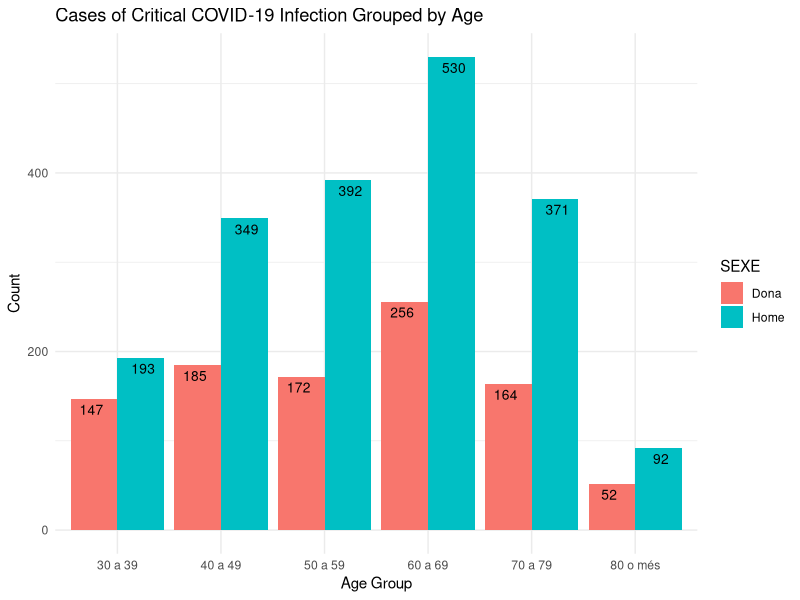
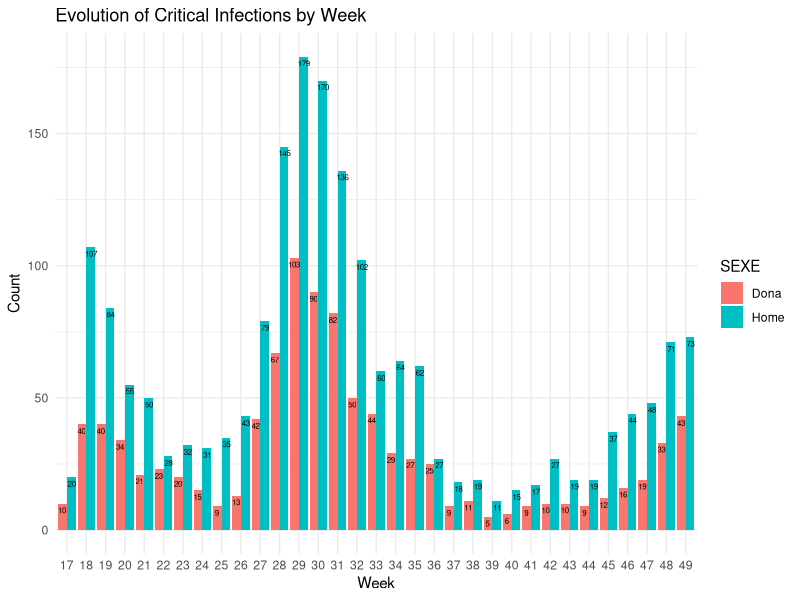
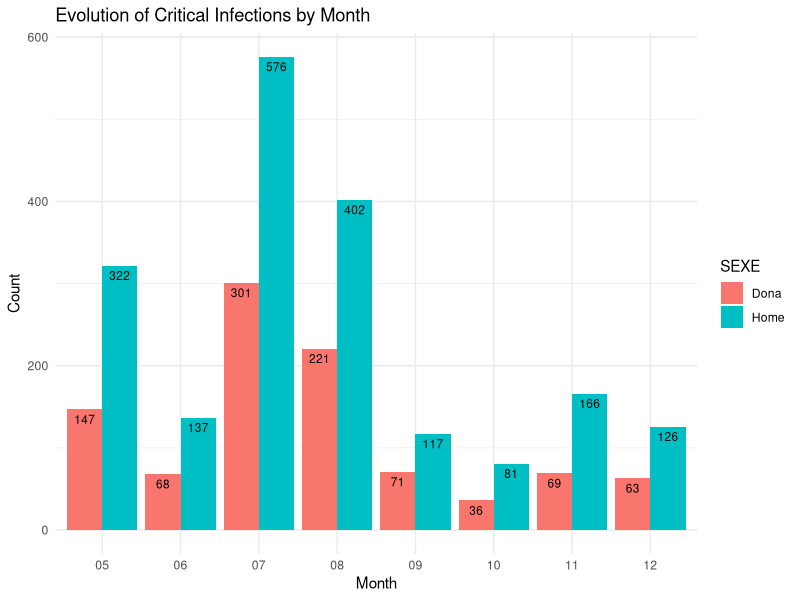
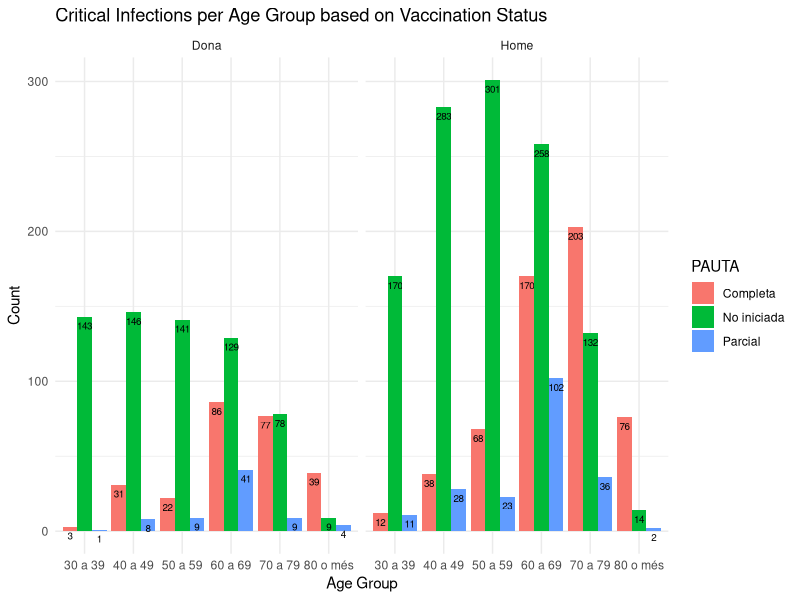
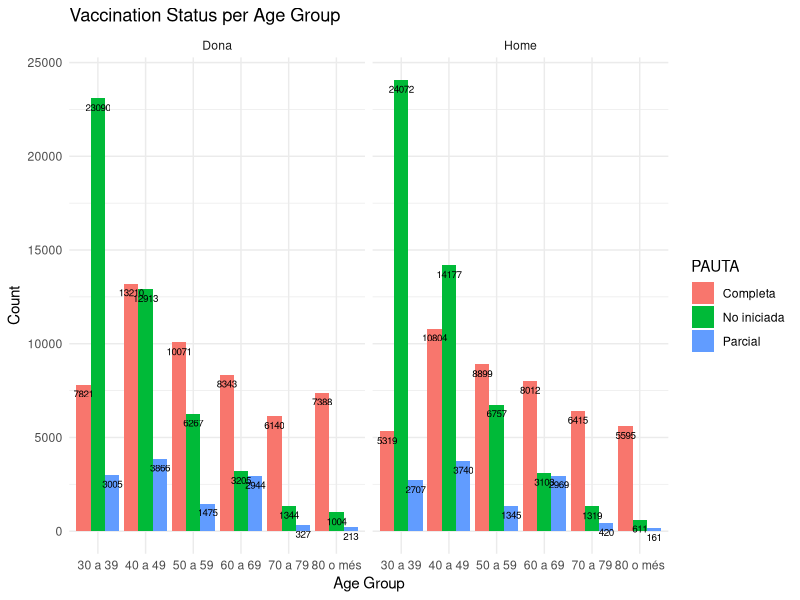
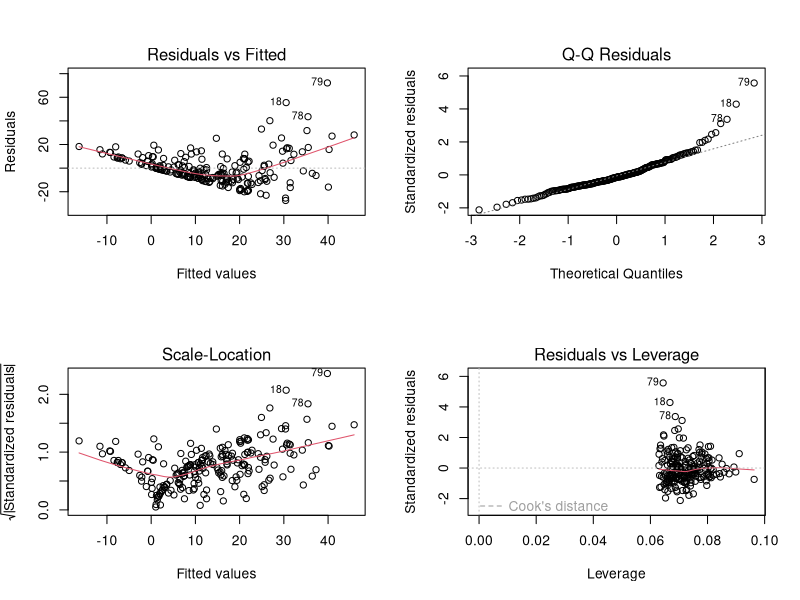
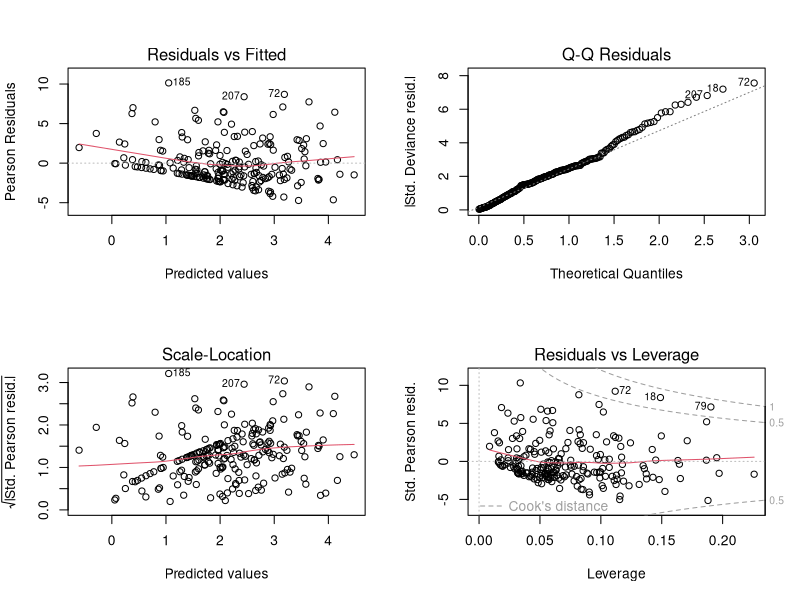
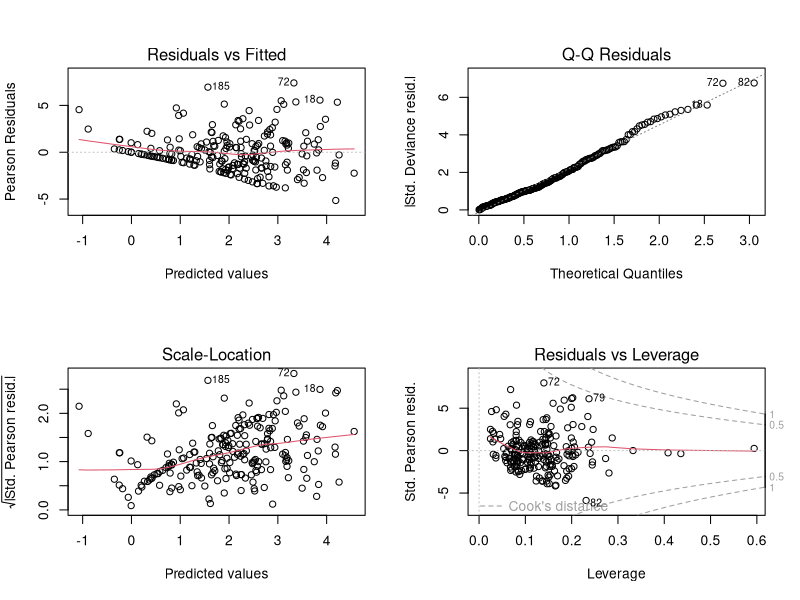

Recreate these plots in R, in order.
## ---- chunk 1
rm(list = ls())
knitr::opts_chunk$set(echo = TRUE, warning = F, fig.width = 10)
# setwd("/home/ajo/gitRepos/glm/Deliverable")
library(dplyr)
library(lubridate)
library(ggplot2)
## ---- chunk 2
data <- read.csv("Impacte_del_COVID-19.csv") # Data updated 17.12.21.

clean <- function(data){
  data$DATA <- as.Date(data$DATA, format = "%d/%m/%Y")
  #data$DATA <- parse_date_time(data$DATA, orders = "%d/%m/%Y")
  data$EDAT <- as.factor(data$EDAT)
  covid.data <- data %>% filter(DATA >= "2021-05-01" & DATA < "2021-12-13") %>% 
        filter(EDAT %in% c("30 a 39", "40 a 49", "50 a 59", "60 a 69", "70 a 79", "80 o més"))
        # People with EDAT "No classificat" are not added 
        # (these are the same people as "No classificat" in SEXE).
  
  covid.data$PAUTA <- factor(covid.data$PAUTA)
  covid.data$SEXE <- factor(covid.data$SEXE)
  
  # Create week and month variables.
  covid.data$Week <- as.factor(strftime(covid.data$DATA, format = "%W"))
  covid.data$Month <- as.factor(strftime(covid.data$DATA, format = "%m"))
  
  return(covid.data)
}
covid.data <- clean(data) %>% filter(ESDEVENIMENT == "Crítics")
## ---- chunk 3
covid.data.women <- covid.data %>% filter(SEXE == "Dona")
covid.data.men <- covid.data %>% filter(SEXE == "Home")
## ---- chunk 4
count.in.age.group <- function(data){
  data %>% group_by(SEXE, EDAT) %>% summarise(Count = sum(RECOMPTE), .groups = "keep")
}

all <- count.in.age.group(covid.data)
ggplot(all, aes(x = EDAT, y = Count)) + 
  labs(x = "Age Group", y = "Count") +
  geom_col(aes(fill = SEXE), position = "dodge") +
  geom_text(aes(label=Count, group= SEXE), vjust = 1.6, color="black", 
            size=3.5, position = position_dodge(width = 1)) +
  ggtitle("Cases of Critical COVID-19 Infection Grouped by Age") +
  theme_minimal()
## ---- chunk 5
count.each.week <- function(data){
  data %>% group_by(SEXE, Week) %>% summarise(Count = sum(RECOMPTE), .groups = "keep")
}

week.data <- count.each.week(covid.data)
ggplot(data = week.data, aes(x = as.factor(Week), y = Count)) +
  labs(x = "Week", y = "Count") +
  geom_col(aes(fill = SEXE), position = "dodge") +
  geom_text(aes(label=Count, group= SEXE), vjust = 1.6, color="black", 
            size=2, position = position_dodge(width = 1)) +
  ggtitle("Evolution of Critical Infections by Week") +
  theme_minimal()

count.each.month <- function(data){
  data %>% group_by(SEXE, Month) %>% summarise(Count = sum(RECOMPTE), .groups = "keep")
}

month.data <- count.each.month(covid.data)
ggplot(data = month.data, aes(x = as.factor(Month), y = Count)) +
  labs(x = "Month", y = "Count") +
  geom_col(aes(fill = SEXE), position = "dodge") +
  geom_text(aes(label=Count, group= SEXE), vjust = 1.6, color="black", 
            size=3, position = position_dodge(width = 0.9)) +
  ggtitle("Evolution of Critical Infections by Month") +
  theme_minimal()
## ---- chunk 6
group.by.vacc.age.gender <- function(data){
  data %>% group_by(SEXE, EDAT, PAUTA) %>% summarise(Count = sum(RECOMPTE), .groups = "keep")
}
d5 <- group.by.vacc.age.gender(covid.data)

ggplot(d5, aes(x = EDAT, y = Count)) + 
  labs(x = "Age Group", y = "Count") +
  geom_col(aes(fill = PAUTA), position = "dodge") +
  geom_text(aes(label=Count, group= PAUTA), vjust = 1.6, color="black", 
            size=2.5, position = position_dodge(width = 0.9)) +
  ggtitle("Critical Infections per Age Group based on Vaccination Status") +
  facet_wrap(~ SEXE) + 
  theme_minimal()

group.by.vacc.age <- function(data){
  data %>% group_by(EDAT, PAUTA) %>% summarise(Count = sum(RECOMPTE), .groups = "keep") 
}
d4 <- group.by.vacc.age(covid.data.women)
knitr::kable(d4, caption = "Women with Critical Infection as 
             Function of Vaccination Status and Age")
d3 <- group.by.vacc.age(covid.data.men)
knitr::kable(d3, caption = "Men with Critical Infection as 
             Function of Vaccination Status and Age")
## ---- chunk 7
count.vacc.status.in.age.group <- function(data){
  data %>% group_by(SEXE, EDAT, PAUTA) %>% summarise(Count = sum(RECOMPTE), .groups = "keep")
}

vacc.status.per.age <- count.vacc.status.in.age.group(clean(data))
ggplot(vacc.status.per.age, aes(x = EDAT, y = Count)) + 
  labs(x = "Age Group", y = "Count") +
  geom_col(aes(fill = PAUTA), position = "dodge") +
  geom_text(aes(label=Count, group= PAUTA), vjust = 1.6, color="black", 
            size=2.5, position = position_dodge(width = 0.9)) +
  ggtitle("Vaccination Status per Age Group") +
  facet_wrap(~ SEXE) + 
  theme_minimal()
## ---- chunk 8
covid.data.aggr <- aggregate(RECOMPTE ~ EDAT + SEXE + PAUTA + Month,
                             covid.data, FUN = sum)
covid.data.aggr$Month <- as.factor(covid.data.aggr$Month)
head(covid.data.aggr)
dim(covid.data.aggr)
## ---- chunk 9
model3 <- lm(RECOMPTE ~ EDAT + SEXE + PAUTA + Month, data = covid.data.aggr)
summary(model3)
par(mfrow = c(2,2))
plot(model3, ask = F)
## ---- chunk 10
model5 <- glm(RECOMPTE ~ EDAT + SEXE + PAUTA + Month, data = covid.data.aggr, 
              family = poisson(link = "log"))
summary(model5)
par(mfrow = c(2,2))
plot(model5, ask = F)
# Checking for overdispersion
PS <- sum(residuals(model5, type="pearson")^2)
phi <- PS / model5$df.res
phi
## ---- chunk 11
model6 <- glm(RECOMPTE ~ EDAT + SEXE + PAUTA + Month + PAUTA:Month, data = covid.data.aggr, 
              family = poisson(link = "log"))
summary(model6)
par(mfrow = c(2,2))
plot(model6, ask = F)
# Checking for overdispersion
PS <- sum(residuals(model6, type="pearson")^2)
phi <- PS / model6$df.res
phi
## ---- chunk 12
model7 <- glm(RECOMPTE ~ EDAT + SEXE + PAUTA + Month + PAUTA:Month + EDAT:PAUTA, data = covid.data.aggr, 
              family = poisson(link = "log"))
summary(model7)
par(mfrow = c(2,2))
plot(model7, ask = F)
# Checking for overdispersion
PS <- sum(residuals(model7, type="pearson")^2)
PS
phi <- PS / model7$df.res
phi
anova(model7)
## ---- chunk 13
model8 <- glm(RECOMPTE ~ SEXE + EDAT*PAUTA*Month,
              data = covid.data.aggr, 
              family = poisson(link = "log"))
summary(model8)
par(mfrow = c(2,2))
plot(model8, ask = F)
# Checking for overdispersion
PS <- sum(residuals(model8, type="pearson")^2)
PS
phi <- PS / model8$df.res
phi
anova(model8)
qchisq(0.99, model8$df.res, lower.tail=TRUE)
